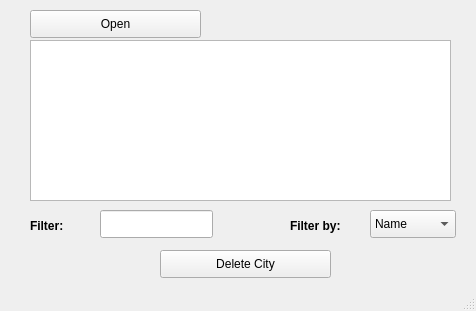
<?xml version="1.0" encoding="UTF-8"?>
<ui version="4.0">
 <class>MainWindow</class>
 <widget class="QMainWindow" name="MainWindow">
  <property name="geometry">
   <rect>
    <x>0</x>
    <y>0</y>
    <width>476</width>
    <height>311</height>
   </rect>
  </property>
  <property name="windowTitle">
   <string>MainWindow</string>
  </property>
  <widget class="QWidget" name="centralwidget">
   <widget class="QTableView" name="tableView">
    <property name="geometry">
     <rect>
      <x>30</x>
      <y>40</y>
      <width>421</width>
      <height>161</height>
     </rect>
    </property>
   </widget>
   <widget class="QLabel" name="label">
    <property name="geometry">
     <rect>
      <x>30</x>
      <y>210</y>
      <width>66</width>
      <height>31</height>
     </rect>
    </property>
    <property name="font">
     <font>
      <weight>75</weight>
      <bold>true</bold>
     </font>
    </property>
    <property name="text">
     <string>Filter:</string>
    </property>
   </widget>
   <widget class="QLineEdit" name="lineEdit">
    <property name="geometry">
     <rect>
      <x>100</x>
      <y>210</y>
      <width>113</width>
      <height>28</height>
     </rect>
    </property>
   </widget>
   <widget class="QComboBox" name="comboBox">
    <property name="geometry">
     <rect>
      <x>370</x>
      <y>210</y>
      <width>86</width>
      <height>28</height>
     </rect>
    </property>
    <item>
     <property name="text">
      <string>Name</string>
     </property>
    </item>
    <item>
     <property name="text">
      <string>Latitude</string>
     </property>
    </item>
    <item>
     <property name="text">
      <string>Longitude</string>
     </property>
    </item>
    <item>
     <property name="text">
      <string>Country</string>
     </property>
    </item>
    <item>
     <property name="text">
      <string>Population</string>
     </property>
    </item>
   </widget>
   <widget class="QLabel" name="label_2">
    <property name="geometry">
     <rect>
      <x>290</x>
      <y>210</y>
      <width>66</width>
      <height>31</height>
     </rect>
    </property>
    <property name="font">
     <font>
      <weight>75</weight>
      <bold>true</bold>
     </font>
    </property>
    <property name="text">
     <string>Filter by:</string>
    </property>
   </widget>
   <widget class="QPushButton" name="pushButton">
    <property name="geometry">
     <rect>
      <x>160</x>
      <y>250</y>
      <width>171</width>
      <height>28</height>
     </rect>
    </property>
    <property name="text">
     <string>Delete City</string>
    </property>
   </widget>
   <widget class="QPushButton" name="pushButton_2">
    <property name="geometry">
     <rect>
      <x>30</x>
      <y>10</y>
      <width>171</width>
      <height>28</height>
     </rect>
    </property>
    <property name="text">
     <string>Open</string>
    </property>
   </widget>
  </widget>
  <widget class="QStatusBar" name="statusbar"/>
 </widget>
 <resources/>
 <connections/>
</ui>
